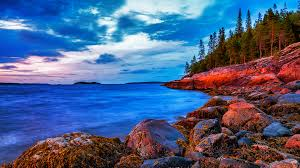
#> input picture PatternRecognition/lab6/image.jpg, 300 x 168 px
$ python main.py
#> lines starting #> are read from the running program, lines starting #| are printed output that depends on the picture; after the words box and inside, x2 and y2 are one past the last pixel; in counts of white or black regions, pixels touching at a corner belong together
import cv2
import matplotlib.pyplot as plt
import numpy as np


def to_grayscale_manual(color_img):
    # BGR -> Gray: Gray = 0.114*B + 0.587*G + 0.299*R
    weights = np.array([0.114, 0.587, 0.299])
    grayscale_manual = np.dot(color_img[..., :3], weights).astype(np.uint8)
    return grayscale_manual


def binarize_manual(grayscale_img, threshold_value):
    binary_manual = np.zeros_like(grayscale_img, dtype=np.uint8)
    binary_manual[grayscale_img >= threshold_value] = 255
    return binary_manual


#--- Показ результатов ---
image_path = 'image.jpg'
color_img = cv2.imread(image_path)
#> color_img is the input picture: shape (168, 300, 3); mean B, G, R 137.7, 98, 76.6

if color_img is None:
    print(f"Ошибка: Не удалось загрузить изображение по пути: {image_path}. Проверьте путь.")
else:
    color_rgb = cv2.cvtColor(color_img, cv2.COLOR_BGR2RGB)

    grayscale_manual_result = to_grayscale_manual(color_img)
#> in to_grayscale_manual, `grayscale_manual = np.dot(color_img[..., :3], weights).astype(np.uint8)`:
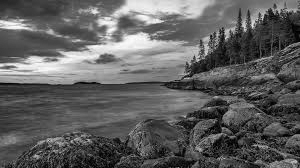
#> grayscale_manual: shape (168, 300); min 0, max 254, mean 95.6

    threshold = 100
    binary_manual_result = binarize_manual(grayscale_manual_result, threshold)
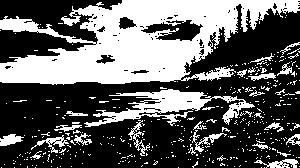
#> binary_manual_result: shape (168, 300); 37.8% white; 407 white regions (380 under 20 px), largest, box (x1, y1, x2, y2) and area: (0, 0, 300, 85) 13710, (84, 89, 255, 127) 2244, (188, 130, 227, 155) 214


    titles = [
        'Исходное',
        'Полутоновое',
        'Бинарное'
    ]
    images = [
        color_rgb,
        grayscale_manual_result,
        binary_manual_result
    ]

    plt.figure(figsize=(15, 6))
    for i in range(3):
        plt.subplot(1, 3, i+1)
        cmap = 'gray' if i > 0 else None
        plt.imshow(images[i], cmap=cmap)
        plt.title(titles[i])
        plt.axis('off')

    plt.tight_layout()
    plt.show()
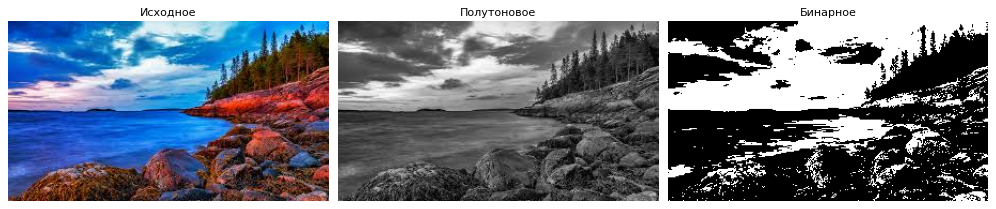
#> figure drawn by matplotlib, 3 panels
